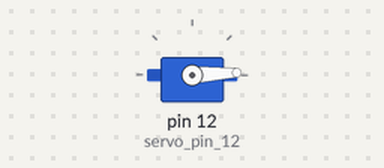
A sketch run on a simulated Arduino Uno, built with avr-gcc and run on an emulated ATmega328P. Parts: servo.

Above: at 0.05 s.
At 1.3 s:
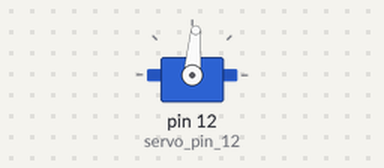
At 2.6 s:
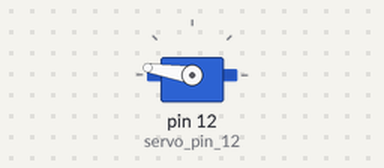
At 5.2 s:
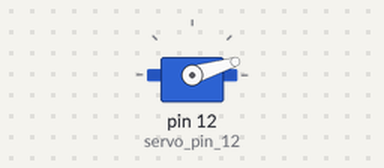
Timing chart, 0 to 7.1 s (numbered marks = the images above):
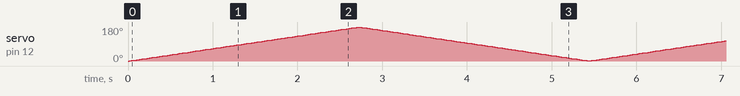

The sketch:

servo-test.ino
```cpp
#include <Servo.h>
Servo servo_pin_12;
int pos = 0;
void setup()
{
servo_pin_12.attach(12);
}

void loop()
{
  for(pos = 0; pos < 180; pos += 1)  // 从0度到180度运动
  {
    servo_pin_12.write( pos );
    delay(15);
  }
   for(pos = 180; pos>=1; pos-=1)   //从180度到0度运动
  {
    servo_pin_12.write( pos );    // 指定舵机转向的角度
    delay(15);                        // 等待15ms让舵机到达指定位置
  }
}
```
